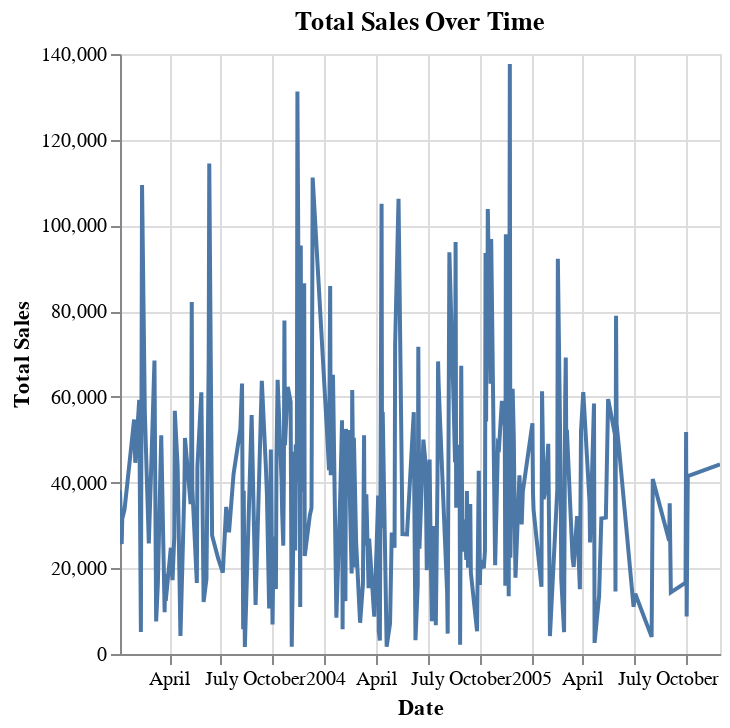

Here is the notebook cell this chart was saved with:
### Code cell
# Create the line chart using Altair
chart = alt.Chart(df_agg).mark_line().encode(
    x=alt.X('ORDERDATE', axis=alt.Axis(title='Date')),
    y=alt.Y('SALES', axis=alt.Axis(title='Total Sales')),
    tooltip=['ORDERDATE', 'SALES']
).properties(
    # Set the title of the plot
    title='Total Sales Over Time'
).interactive()

chart.save('total_sales_over_time_line_chart.json')

chart

### Figure 1 — Vega-Lite specification as saved in the notebook (floating-point values rounded to 4 significant figures; data arrays with more than 128 entries replaced by an {"elided": "..."} marker saying what was removed)
{"config": {"view": {"continuousWidth": 300, "continuousHeight": 300}}, "data": {"name": "data-cb5608578e37ae7eb88b6c2b1d49e446"}, "mark": {"type": "line"}, "encoding": {"tooltip": [{"field": "ORDERDATE", "type": "temporal"}, {"field": "SALES", "type": "quantitative"}], "x": {"axis": {"title": "Date"}, "field": "ORDERDATE", "type": "temporal"}, "y": {"axis": {"title": "Total Sales"}, "field": "SALES", "type": "quantitative"}}, "params": [{"name": "param_3", "select": {"type": "interval", "encodings": ["x", "y"]}, "bind": "scales"}], "title": "Total Sales Over Time", "$schema": "https://vega.github.io/schema/vega-lite/v5.8.0.json", "datasets": {"data-cb5608578e37ae7eb88b6c2b1d49e446": {"elided": "252 records"}}}
